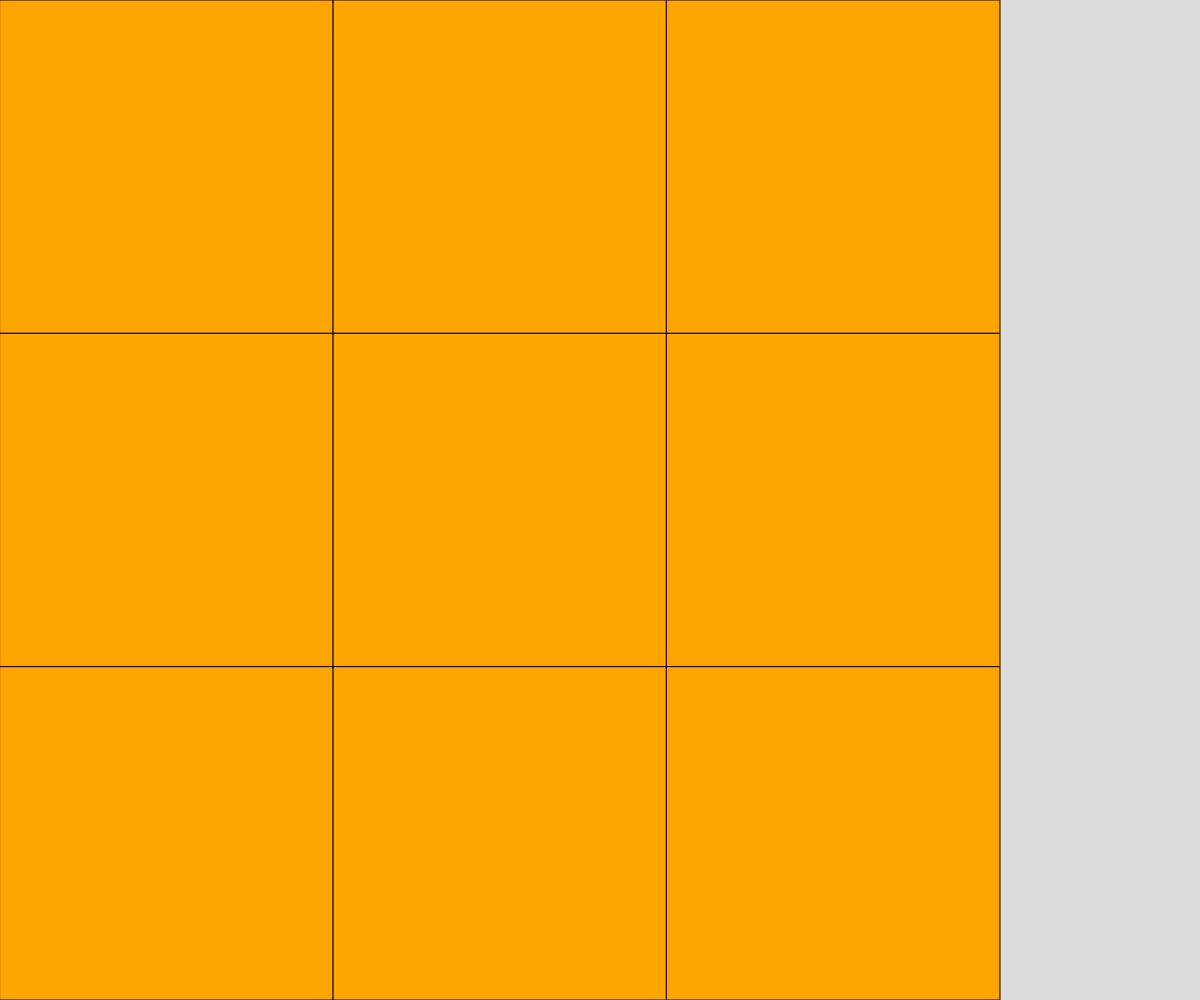
Frame 1 (no input)
Frame 60 (no input): identical to frame 1, image omitted
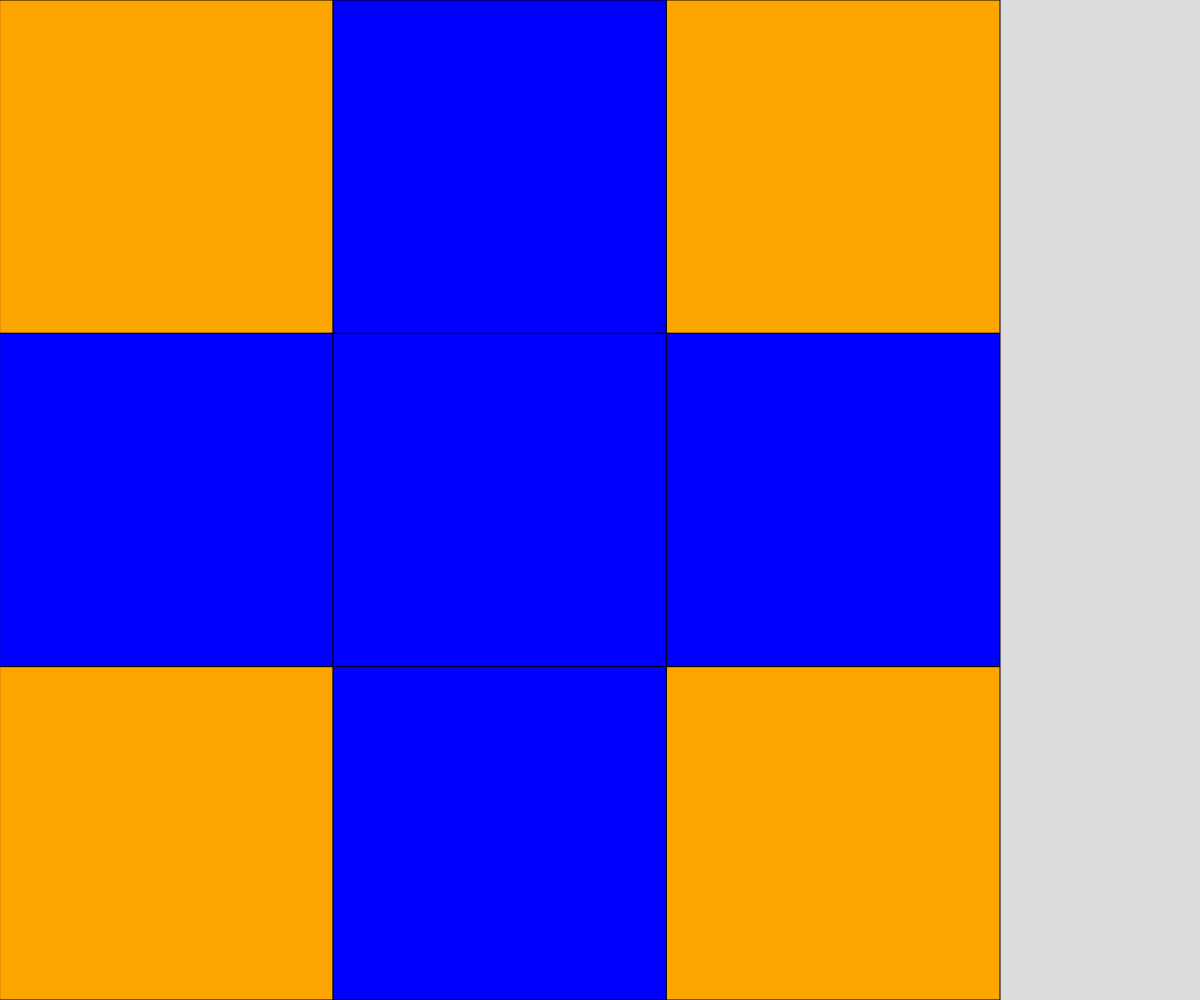
Frame 120 (the mouse pressed at the canvas centre since frame 60)

The p5.js sketch that drew these frames (run headless with seeded random() and noise() and a simulated clock; from frame 60 on, the mouse is pressed at the canvas centre):

// p5.js sketch
// ── sketch.js
// Color Game
// Edvin Jouband
// March 21, 2023

const ROWS = 3;
const COLS = 3;
let grid;
let cellSize;

function setup() {
  createCanvas(windowWidth, windowHeight);
  grid = createEmpty2dArray(ROWS, COLS);

  if (width < height) {
    cellSize = width/COLS;
  }
  else {
    cellSize = height/ROWS;
  }
}

function draw() {
  background(220);
  displayGrid(grid);
}

function mousePressed () {
  let x = Math.floor(mouseX/cellSize);
  let y = Math.floor(mouseY/cellSize);

  toggleCell(x, y);
  toggleCell(x+1, y);
  toggleCell(x-1, y);
  toggleCell(x, y-1);
  toggleCell(x, y+1);
}

function toggleCell(x, y) {
  if (x >= 0 && x < COLS && y >= 0 && y < ROWS) {
    if (grid[y][x] === 0) {
      grid[y][x] = 1;
    }
    else if (grid[y][x] === 1) {
      grid[y][x] = 0;
    }
  }
}

function displayGrid(grid) {
  for (let y = 0; y < ROWS; y ++) {
    for (let x = 0; x < COLS; x ++) {
      if (grid[y][x] === 0) {
        fill ("orange");
      }
      if (grid[y][x] === 1) {
        fill("blue");
      }
      rect(x*cellSize, y*cellSize, cellSize, cellSize)
    }
  }
}

function createEmpty2dArray(ROWS, COLS) {
  let newGrid = [];
  for (let y = 0; y < ROWS; y ++) {
    newGrid.push([]);
    for (let x = 0; x < COLS; x ++) {
      newGrid[y].push(0);
    }
  }
  return newGrid;
}
